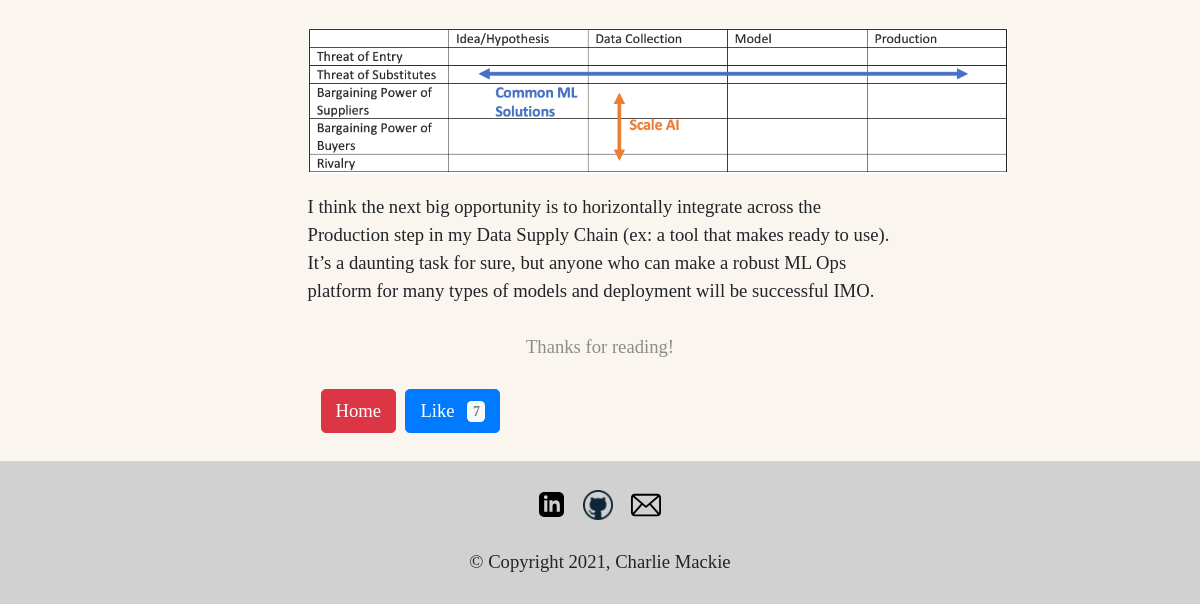
The page /The_Data_Supply_Chain (lower part) on the database as committed earlier.
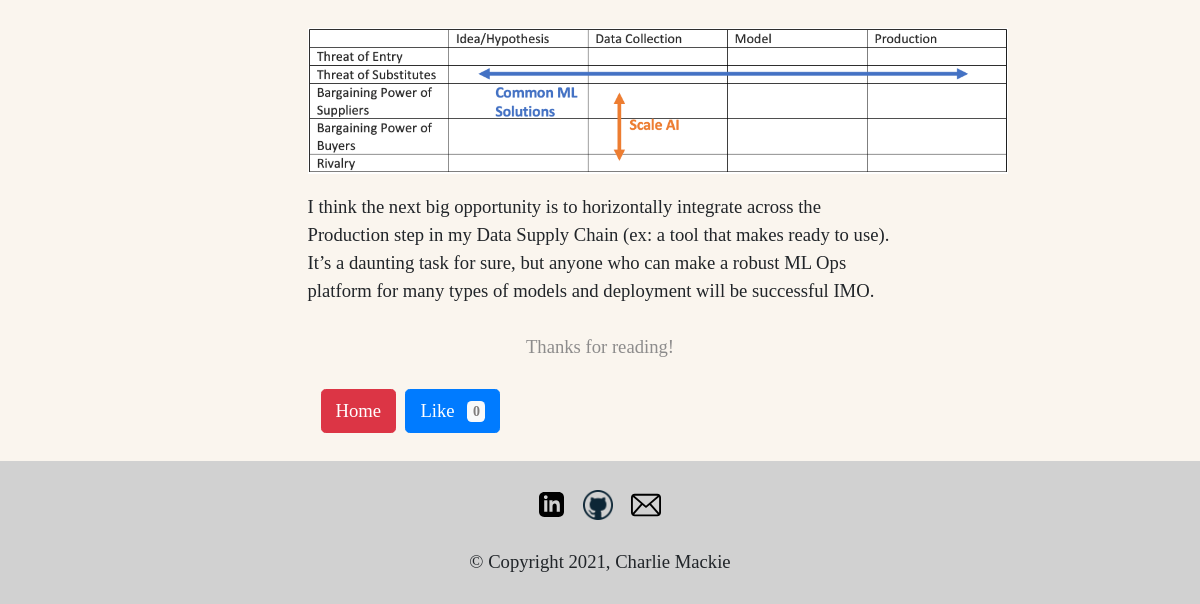
The same page on the database as committed later.
### posts/models.py (models this page shows)
class Post(models.Model):
    Data = "Data"
    Business = "Business"
    Eng = "Engineering"
    Random = "Random"
    categories = [
		(Data, 'Data'),
		(Business, 'Business'),
		(Eng, 'Engineering'),
        (Random, 'Random')
	]
    category = models.TextField(choices=categories)
    name = models.TextField()
    time_posted = models.DateField()
    content = models.TextField()
    likes = models.IntegerField(default=0)

### posts/views.py (the view)
# urls.py: path('The_Data_Supply_Chain', The_Data_Supply_Chain, name='The Data Supply Chain'),
def The_Data_Supply_Chain(request):
    stories = Post.objects.filter(name='The Data Supply Chain')
    context = {
        'stories': stories
    }
    return render(request, 'posts/The_Data_Supply_Chain.html', context)

### posts/templates/posts/The_Data_Supply_Chain.html (shortened to what this page needs)
{% extends 'posts/base.html' %}
{% load static %}
{% block main_content %}
{% for story in stories %}
<div class="row">
    <div class="col-1 col-sm-3"></div>
    <div class="col-9 col-sm-6 pt-4">
        <div class="pt-4">
            <br>
            <br>
            <img width=700 src="{% static 'posts/images/supply_chain_ML.png' %}">
            <div class="pt-3">
                I think the next big opportunity is to horizontally integrate across the Production step in my Data Supply Chain (ex: a tool that makes ready to use). It’s a daunting task for sure, but anyone who can make a robust ML Ops platform for many types of models and deployment will be successful IMO.
            </div>
        </div>
        <div class="thanks-text d-flex justify-content-center pt-4">
            Thanks for reading!
        </div>
        <div class="row p-4">
            <a href="{% url 'home' %}">
                <button type="button" class="btn btn-danger">Home</button>
            </a>
            <form class='like-button pl-2' action="{% url 'story_like' story_name=story.name story_id=story.pk %}" method="post">
                <button type="submit" class="btn btn-primary">
                    Like
                    <span style="margin-left: 8px; color: rgb(126, 124, 124);" class="badge rounded-pill bg-light">{{ story.likes }}</span>
                </button>
            </form>
        </div>
    </div>
    <div class="col-1 col-sm-3"></div>
</div>
{% endfor %}
{% endblock %}

### posts/templates/posts/base.html (shortened to what this page needs)
<!DOCTYPE html>
<html>
    <head>
        {% load static %}
        <link href="{% static 'posts/css/prism.css' %}" rel="stylesheet" />
	    <link rel="stylesheet" href="{% static 'posts/css/bootstrap.css' %}">
	    <link rel="stylesheet" type="text/css" href="{% static 'posts/css/base.css' %}">
    </head>
    <body>
        {% block main_content %}
        {% endblock %}
        <footer class='sticky-bottom'>
            {% include 'posts/footer.html' %}
        </footer>
    </body>
</html>

### posts/templates/posts/footer.html
{% load static %}
<div class="pt-4 " style="background-color: rgb(209, 209, 209);">
    <div class="row d-flex justify-content-center">
        <a class="link" href="https://www.linkedin.com/in/charlie-mackie-749ba314b/" target="#">
            <img alt="linkedin" src="{% static 'posts/images/linkedin.svg' %}" width="25" class="icon-footer">
        </a>
        <a class="pl-3 pr-3 link" href="https://github.com/charliemackie" target="#">
            <img alt="github" src="{% static 'posts/images/git.png' %}" width="30" class="icon-footer">
        </a>
        <a class="link" href="mailto:mackiecharlie@hotmail.com" target="#">
            <img alt="email" src="{% static 'posts/images/mail.svg' %}" width="30" class="icon-footer">
        </a>
    </div>
    <div class="d-flex justify-content-center p-4">
        © Copyright 2021, Charlie Mackie
    </div>
</div>

### posts/static/posts/css/base.css (style rules this page uses)
html, body { background-color: rgb(250, 245, 238); font-family: Futura; font-size: 14pt; }
.thanks-text { font-family: Futura; font-size: 14pt; color: rgb(141, 140, 140); }
.icon-footer { color:black }

Rows that differ between the two databases and show on the page:
changed Post: likes "7" → "0"
